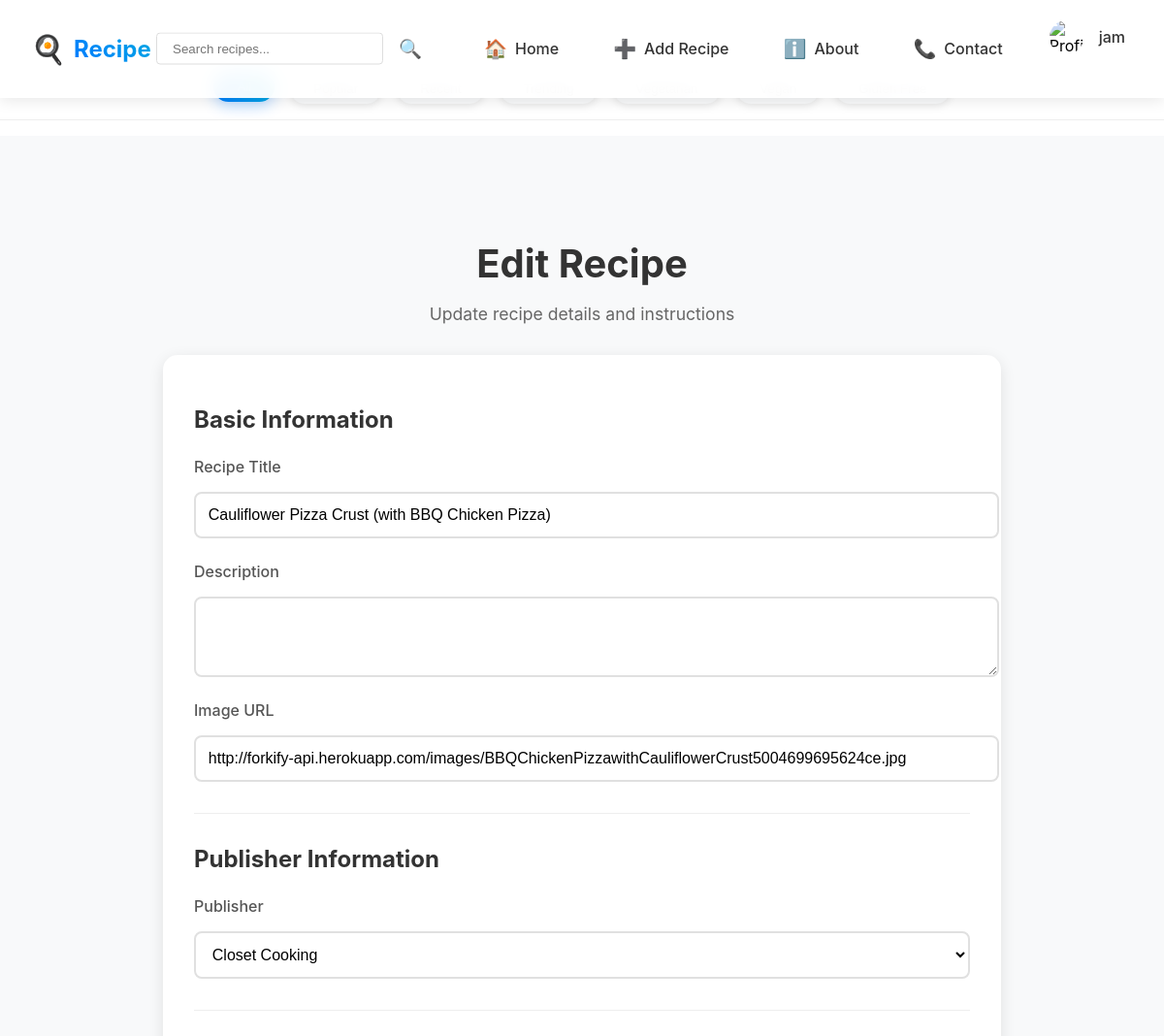
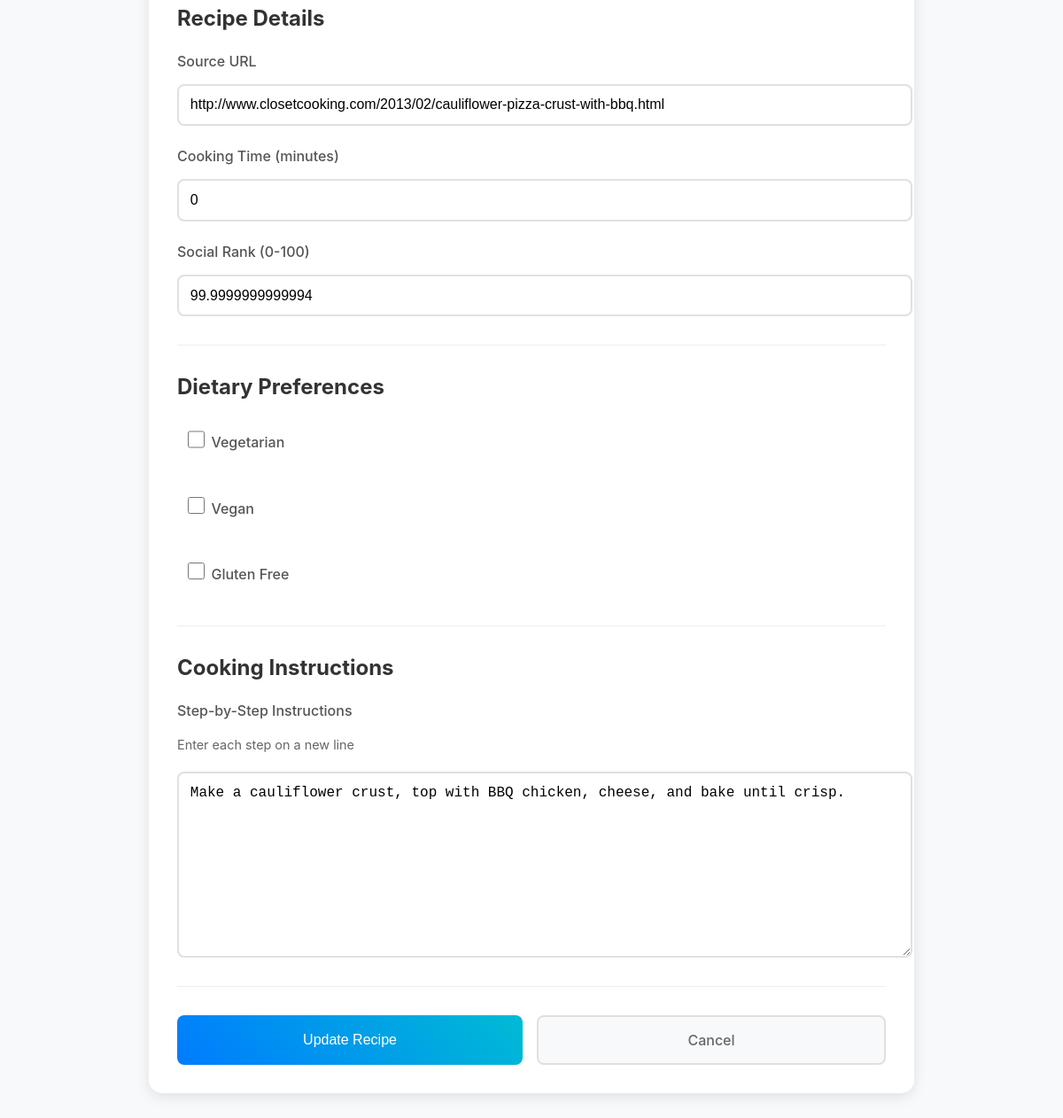
Screenshot of /recipe/4/edit/ (signed in) with the database file from the repository (2 pictures, top to bottom).
### app/models.py (models this page shows, shortened)
class User(AbstractUser):
    profile_picture = models.ImageField(upload_to='profile_pics/', null=True, blank=True)
    role = models.ForeignKey(Role, on_delete=models.CASCADE)
    objects = CustomUserManager()
    @property
    def profile_picture_url(self):
        if self.profile_picture and hasattr(self.profile_picture, 'url'):
            return self.profile_picture.url
        return '/static/assets/image.jpg'

class Recipe(models.Model):
    title = models.CharField(max_length=100)
    source_url = models.CharField(max_length=255)
    social_rank = models.FloatField()
    image_url = models.CharField(max_length=255)
    recipe_id = models.CharField(max_length=100)
    publisher = models.ForeignKey(Publisher, on_delete=models.CASCADE)
    created_by = models.ForeignKey(User, on_delete=models.CASCADE)
    created_at = models.DateTimeField(default=timezone.now)
    updated_at = models.DateTimeField(auto_now=True)
    is_vegetarian = models.BooleanField(default=False)
    is_vegan = models.BooleanField(default=False)
    is_gluten_free = models.BooleanField(default=False)
    cooking_time = models.IntegerField(default=0)
    description = models.TextField(blank=True)
    class Meta:
        ordering = ['-created_at']

class Publisher(models.Model):
    publisher_name = models.CharField(max_length=100)
    publisher_url = models.CharField(max_length=255)

class RecipeMethod(models.Model):
    recipe = models.ForeignKey(Recipe, on_delete=models.CASCADE, related_name='methods')
    step_number = models.IntegerField()
    instruction = models.TextField()
    class Meta:
        ordering = ['step_number']

### app/views.py (the view, shortened to what this page needs)
# urls.py: path('recipe/<int:recipe_id>/edit/', views.edit_recipe, name='edit_recipe'),
@login_required
@admin_required
def edit_recipe(request, recipe_id):
    recipe = get_object_or_404(Recipe, id=recipe_id)
    publishers = Publisher.objects.all()
    methods = recipe.methods.all().order_by('step_number')
    return render(request, 'edit-recipe.html', {
        'recipe': recipe,
        'publishers': publishers,
        'methods': methods
    })

### app/views.py (called while the page is built)
def admin_required(view_func):
    @wraps(view_func)
    def _wrapped_view(request, *args, **kwargs):
        if not request.user.is_authenticated or not request.user.role.role_name == 'admin':
            messages.error(request, 'You do not have permission to access this page.')
            return redirect('home')
        return view_func(request, *args, **kwargs)
    return _wrapped_view

### templates/edit-recipe.html (shortened to what this page needs)
{% extends 'base.html' %}
{% load static %}
{% block extra_css %}
<link rel="stylesheet" href="{% static 'css/index.css' %}">
<link rel="stylesheet" href="{% static 'css/common.css' %}">
<link rel="stylesheet" href="{% static 'css/App.css' %}">
<link rel="stylesheet" href="{% static 'css/components/NavBar.css' %}">
<link rel="stylesheet" href="{% static 'css/pages/AddRecipe.css' %}">
{% endblock %}
{% block content %}
<div class="edit-recipe-container">
    <div class="edit-recipe-header">
        <h1>Edit Recipe</h1>
        <p class="subtitle">Update recipe details and instructions</p>
    </div>
    <form method="post" class="edit-recipe-form">
        <div class="form-section">
            <h2>Basic Information</h2>
            <div class="form-group">
                <label for="title">Recipe Title</label>
                <input type="text" id="title" name="title" value="{{ recipe.title }}" required>
            </div>
            <div class="form-group">
                <label for="description">Description</label>
                <textarea id="description" name="description" rows="3" required>{{ recipe.description }}</textarea>
            </div>
            <div class="form-group">
                <label for="image_url">Image URL</label>
                <input type="url" id="image_url" name="image_url" value="{{ recipe.image_url }}" required>
            </div>
        </div>
        <div class="form-section">
            <h2>Publisher Information</h2>
            <div class="form-group">
                <label for="publisher">Publisher</label>
                <select id="publisher" name="publisher" required>
                    {% for pub in publishers %}
                    <option value="{{ pub.id }}" {% if pub.id == recipe.publisher.id %}selected{% endif %}>
                        {{ pub.publisher_name }}
                    </option>
                    {% endfor %}
                </select>
            </div>
        </div>
        <div class="form-section">
            <h2>Recipe Details</h2>
            <div class="form-group">
                <label for="source_url">Source URL</label>
                <input type="url" id="source_url" name="source_url" value="{{ recipe.source_url }}" required>
            </div>
            <div class="form-group">
                <label for="cooking_time">Cooking Time (minutes)</label>
                <input type="number" id="cooking_time" name="cooking_time" min="0" value="{{ recipe.cooking_time }}" required>
            </div>
            <div class="form-group">
                <label for="social_rank">Social Rank (0-100)</label>
                <input type="number" id="social_rank" name="social_rank" min="0" max="100" step="0.1" value="{{ recipe.social_rank }}" required>
            </div>
        </div>
        <div class="form-section">
            <h2>Dietary Preferences</h2>
            <div class="form-group checkbox-group">
                <label class="checkbox-label">
                    <input type="checkbox" name="is_vegetarian" id="is_vegetarian" {% if recipe.is_vegetarian %}checked{% endif %}>
                    Vegetarian
                </label>
                <label class="checkbox-label">
                    <input type="checkbox" name="is_vegan" id="is_vegan" {% if recipe.is_vegan %}checked{% endif %}>
                    Vegan
                </label>
                <label class="checkbox-label">
                    <input type="checkbox" name="is_gluten_free" id="is_gluten_free" {% if recipe.is_gluten_free %}checked{% endif %}>
                    Gluten Free
                </label>
            </div>
        </div>
        <div class="form-section">
            <h2>Cooking Instructions</h2>
            <div class="form-group">
                <label for="recipe_methods">Step-by-Step Instructions</label>
                <p class="help-text">Enter each step on a new line</p>
                <textarea id="recipe_methods" name="recipe_methods" rows="10" required>{% for method in methods %}{{ method.instruction }}
{% endfor %}</textarea>
            </div>
        </div>
        <div class="form-actions">
            <button type="submit" class="submit-button">Update Recipe</button>
            <a href="{% url 'recipe_detail' recipe.id %}" class="cancel-button">Cancel</a>
        </div>
    </form>
</div>
{% endblock %}

### templates/base.html (shortened to what this page needs)
<!DOCTYPE html>
<html lang="en">
<head>
    {% load static %}
    <link rel="stylesheet" href="{% static 'css/index.css' %}">
    <link rel="stylesheet" href="{% static 'css/common.css' %}">
    <link rel="stylesheet" href="{% static 'css/App.css' %}">
    <link rel="stylesheet" href="{% static 'css/components/NavBar.css' %}">
    <link rel="stylesheet" href="{% static 'css/pages/AddRecipe.css' %}">
    <link rel="stylesheet" href="{% static 'css/pages/Login.css' %}">
    <link rel="stylesheet" href="{% static 'css/pages/Profile.css' %}">
    <link rel="stylesheet" href="{% static 'css/pages/RecipeDetail.css' %}">
    {% block extra_css %}{% endblock %}
</head>
<body>
    <nav class="navbar">
        <div class="nav-brand">
            <a href="{% url 'home' %}">
                <span class="brand-icon">🍳</span>
                <span class="brand-text">Recipe Hub</span>
            </a>
        </div>
        <div class="nav-links">
            <div class="search-container">
                <form action="{% url 'home' %}" method="get" class="search-form">
                    <input type="text" name="search" placeholder="Search recipes..." class="nav-search-input" value="{{ request.GET.search }}">
                    <button type="submit" class="search-toggle">
                        <span class="nav-icon">🔍</span>
                    </button>
                </form>
            </div>
            <a href="{% url 'home' %}" class="nav-link">
                <span class="nav-icon">🏠</span>
                <span>Home</span>
            </a>
            {% if user.is_authenticated %}
            <a href="{% url 'add_recipe' %}" class="nav-link">
                <span class="nav-icon">➕</span>
                <span>Add Recipe</span>
            </a>
            {% endif %}
            <a href="{% url 'about' %}" class="nav-link">
                <span class="nav-icon">ℹ️</span>
                <span>About</span>
            </a>
            <a href="{% url 'contact' %}" class="nav-link">
                <span class="nav-icon">📞</span>
                <span>Contact</span>
            </a>
            {% if user.is_authenticated %}
                <div class="user-profile">
                    <img src="{{ user.profile_picture_url }}" alt="Profile" class="profile-picture">
                    <span class="username">{{ user.first_name|default:user.username }}</span>
                </div>
            {% else %}
                <a href="{% url 'login' %}" class="login-button">
                    <span class="nav-icon">👤</span>
                    Login
                </a>
            {% endif %}
        </div>
    </nav>
    {% block filters %}
    <div class="filter-tags">
        <button class="filter-tag {% if not request.GET.filter %}active{% endif %}" data-filter="all">All</button>
        <button class="filter-tag {% if request.GET.filter == 'popular' %}active{% endif %}" data-filter="popular">Popular</button>
        <button class="filter-tag {% if request.GET.filter == 'recent' %}active{% endif %}" data-filter="recent">Recent</button>
        <button class="filter-tag {% if request.GET.filter == 'trending' %}active{% endif %}" data-filter="trending">Trending</button>
        <button class="filter-tag {% if request.GET.filter == 'vegetarian' %}active{% endif %}" data-filter="vegetarian">Vegetarian</button>
        <button class="filter-tag {% if request.GET.filter == 'vegan' %}active{% endif %}" data-filter="vegan">Vegan</button>
        <button class="filter-tag {% if request.GET.filter == 'gluten-free' %}active{% endif %}" data-filter="gluten-free">Gluten Free</button>
    </div>
    {% endblock %}
    {% block content %}{% endblock %}
</body>
</html>

### static/css/index.css (style rules this page uses)
body { margin: 0; font-family: -apple-system, BlinkMacSystemFont, 'Segoe UI', 'Roboto', 'Oxygen', 'Ubuntu', 'Cantarell', 'Fira Sans', 'Droid Sans', 'Helvetica Neue', sans-serif; -webkit-font-smoothing: antialiased; -moz-osx-font-smoothing: grayscale; }

### static/css/App.css (style rules this page uses)
.user-profile { display: flex; justify-content: space-between; align-items: center; margin-bottom: 1.5rem; }
.profile-picture { width: 50px; height: 50px; border-radius: 50%; object-fit: cover; }
.navbar { background: rgba(255, 255, 255, 0.95); backdrop-filter: blur(10px); padding: 0.8rem 2rem; display: flex; justify-content: space-between; align-items: center; position: fixed; top: 0; left: 0; right: 0; z-index: 1000; box-shadow: 0 2px 15px rgba(0,0,0,0.1); }
.nav-brand a { display: flex; align-items: center; gap: 0.5rem; text-decoration: none; }
.brand-icon { font-size: 1.8rem; }
.brand-text { font-size: 1.5rem; font-weight: 700; background: linear-gradient(45deg, #007bff, #00bcd4); -webkit-background-clip: text; -webkit-text-fill-color: transparent; }
.nav-link { display: flex; align-items: center; gap: 0.5rem; padding: 0.5rem 1rem; border-radius: 8px; transition: all 0.3s ease; }
.nav-icon { font-size: 1.2rem; }
.nav-links { display: flex; align-items: center; gap: 2rem; }
.nav-links a { color: #333; text-decoration: none; font-weight: 500; transition: color 0.2s; }
.search-container { position: relative; display: flex; align-items: center; }
.search-toggle { background: none; border: none; font-size: 1.2rem; cursor: pointer; padding: 0.5rem; transition: opacity 0.2s; }
.nav-search-input { position: absolute; right: 100%; top: 50%; transform: translateY(-50%); width: 0; padding: 0.5rem; border: 1px solid #ddd; border-radius: 4px; margin-right: 0.5rem; animation: slideIn 0.3s forwards; }
.nav-links { display: flex; align-items: center; gap: 1.5rem; }
.search-toggle { background: none; border: none; font-size: 1.2rem; cursor: pointer; padding: 0.5rem; transition: all 0.3s ease; }
.nav-search-input { padding: 0.8rem 1.2rem; border: 2px solid #e0e0e0; border-radius: 25px; width: 250px; transition: all 0.3s ease; background: white; }
.filter-tags { display: flex; gap: 1rem; flex-wrap: wrap; justify-content: center; }
.filter-tag { padding: 0.5rem 1.5rem; border-radius: 25px; background: #f8f9fa; cursor: pointer; transition: all 0.3s ease; }
.filter-tag:hover, .filter-tag.active { background: linear-gradient(45deg, #007bff, #00bcd4); color: white; transform: translateY(-2px); }
.filter-tags { display: flex; gap: 1rem; justify-content: center; flex-wrap: wrap; margin-bottom: 1rem; }
.filter-tag { padding: 0.8rem 1.5rem; border-radius: 25px; background: white; cursor: pointer; transition: all 0.3s ease; box-shadow: 0 2px 8px rgba(0,0,0,0.1); font-weight: 500; }
.filter-tag.active { background: linear-gradient(45deg, #007bff, #00bcd4); color: white; transform: translateY(-2px); box-shadow: 0 4px 15px rgba(0,123,255,0.3); }

### static/css/pages/AddRecipe.css (style rules this page uses)
.form-section { margin-bottom: 2rem; padding-bottom: 2rem; border-bottom: 1px solid #eee; }
.form-section h2 { color: #333; font-size: 1.5rem; margin-bottom: 1.5rem; }
.form-group { margin-bottom: 1.5rem; }
.form-group:last-child { margin-bottom: 0; }
.form-group label { display: block; color: #555; margin-bottom: 0.5rem; font-weight: 500; }
.form-group input, .form-group textarea { width: 100%; padding: 0.8rem; border: 2px solid #e0e0e0; border-radius: 8px; font-size: 1rem; transition: all 0.3s ease; }
.help-text { color: #666; font-size: 0.9rem; margin-top: 0.25rem; }
.form-actions { display: flex; gap: 1rem; margin-top: 2rem; }
.submit-button, .cancel-button { padding: 1rem 2rem; border-radius: 8px; font-size: 1rem; font-weight: 500; cursor: pointer; transition: all 0.3s ease; flex: 1; text-align: center; text-decoration: none; }
.submit-button { background: linear-gradient(45deg, #007bff, #00bcd4); color: white; border: none; }
.cancel-button { background: #f8f9fa; color: #666; border: 2px solid #e0e0e0; }
.checkbox-group { display: flex; flex-wrap: wrap; gap: 1.5rem; margin-top: 0.5rem; }
.checkbox-label { display: flex; align-items: center; gap: 0.5rem; cursor: pointer; padding: 0.5rem; border-radius: 8px; transition: all 0.3s ease; }
.checkbox-label input[type="checkbox"] { width: 1.2rem; height: 1.2rem; border: 2px solid #e0e0e0; border-radius: 4px; cursor: pointer; transition: all 0.3s ease; }

### rows the page displays
User: first_name "jam"
Recipe: title "Cauliflower Pizza Crust (with BBQ Chicken Pizza)", image_url "http://forkify-api.herokuapp.com/images/BBQChickenPizzawithCauliflowerCrust5004699695624ce.jpg", publisher "Closet Cooking", source_url "http://www.closetcooking.com/2013/02/cauliflower-pizza-crust-with-bbq.html", cooking_time "0", social_rank "99.9999999999994"
RecipeMethod: recipe_methods "Make a cauliflower crust, top with BBQ chicken, cheese, and bake until crisp."
